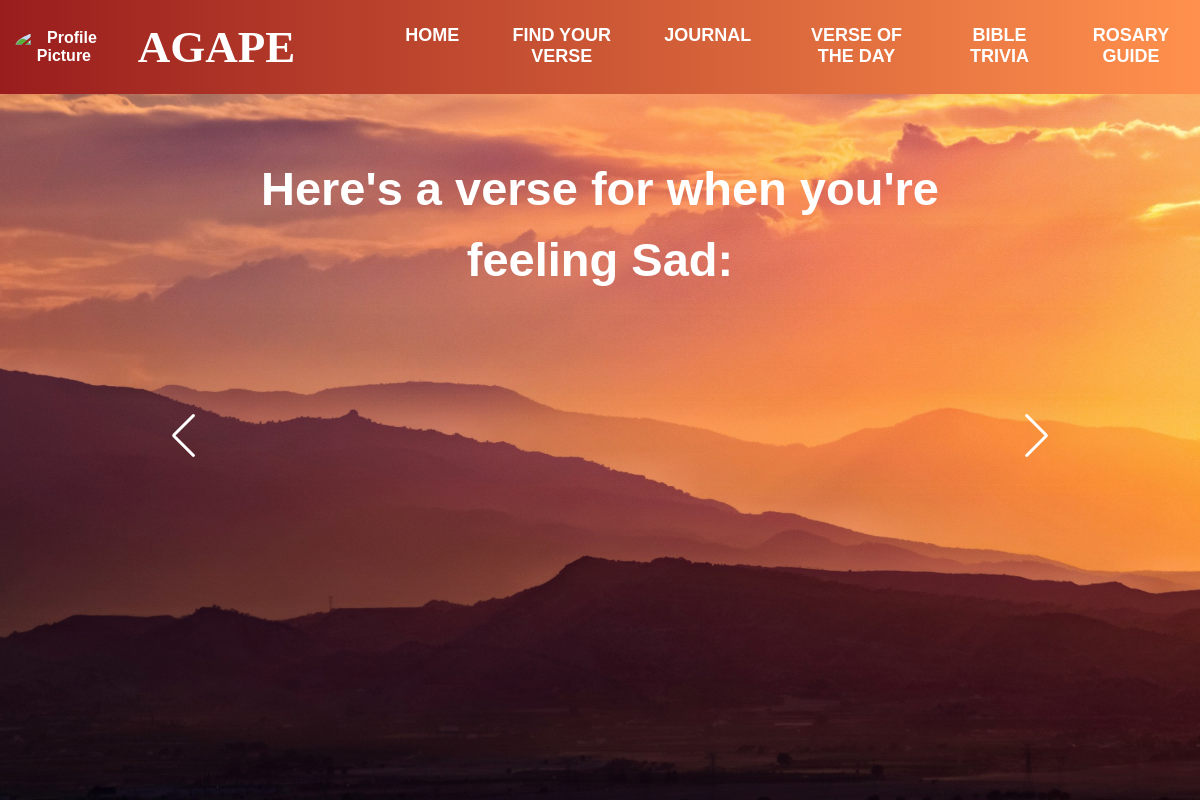
Page /sadverse (signed in) on the earlier database version.
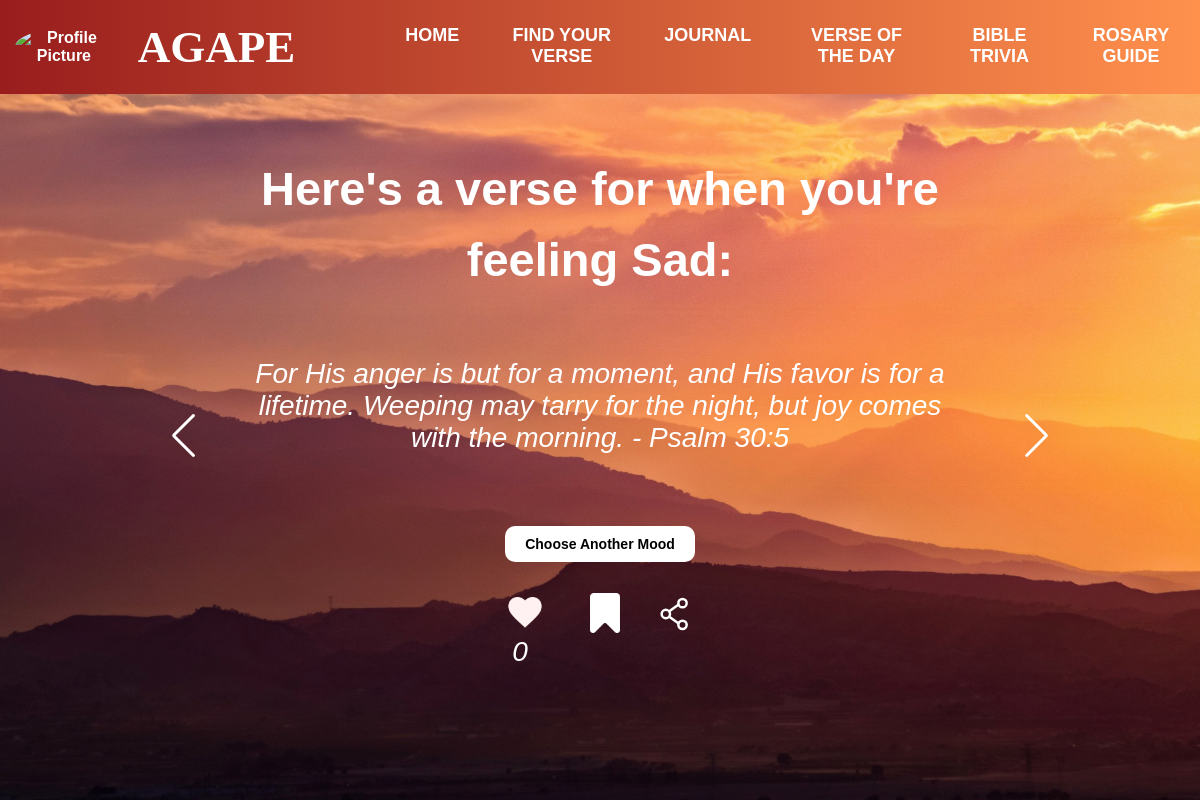
Same page on the later database version.
### myapp/models.py (models this page shows, shortened)
class BibleVerse(models.Model):
    reference = models.CharField(max_length=100)
    verse_text = models.TextField()
    date = models.DateField(default=timezone.now)
    reflection = models.TextField(blank=True, null=True)
    likes = models.ManyToManyField(User, related_name="liked_verses", blank=True)
    mood = models.CharField(max_length=50, choices=[
        ('none','None'),
        ('angry', 'Angry'),
        ('happy', 'Happy'),
        ('sad', 'Sad'),
        ('confused', 'Confused'),
        ('anxious','Anxious'),
        ('frustrated','Frustrated'),
        ('grateful','Grateful'),
        ('hopeful','Hopeful'),
        ('lonely','Lonely'),
        ('worried','Worried'),
        ('overwhelmed','Overwhelmed'),
    ],
    default='none',  # Set a default value
    null=False,  # Enforce a non-NULL value
    blank=True  # Allow blank values in forms
)

### myapp/views.py (the view, shortened to what this page needs)
# urls.py: path('sadverse', views.sadverse, name="sadverse"),
@login_required
def sadverse(request):
    fname = request.session.get('fname')
    sad_verses = BibleVerse.objects.filter(mood='sad').order_by('?')
    liked_verses = Like.objects.filter(user=request.user).values_list('verse', flat=True)
    bookmarked_verses = Bookmark.objects.filter(user=request.user).values_list('verse', flat=True)
    for verse in sad_verses:
        verse.like_count = Like.objects.filter(verse=verse).count()
        verse.bookmark_count = Bookmark.objects.filter(verse=verse).count()
    return render(request, "feelings/sad.html", {
        'fname': fname,
        'sad_verses': sad_verses,
        'liked_verses': liked_verses,
        'bookmarked_verses': bookmarked_verses
    })

### myapp/context_processors.py (called while the page is built)
def profile_picture_processor(request):
    if request.user.is_authenticated:
        try:
            profile = Profile.objects.get(user=request.user)
            return {'profile_picture_url': profile.profile_picture.url}
        except Profile.DoesNotExist:
            return {'profile_picture_url': None}
    return {'profile_picture_url': None}

### templates/feelings/sad.html (shortened to what this page needs)
{% extends "../html/header.html" %}
{% load static %}
{% block additional_css %}
<link rel="stylesheet" href="{% static 'css/moods.css' %}">
<link rel="stylesheet" href="{% static 'css/swiper-bundle.min.css' %}" />
{% endblock %}
{% block bodycontents %}
<img src="{% static 'images/image2.jpg' %}" alt="Prayer Image" class="image2">
    <div class="content">
        <h1 class="upper-content">Here's a verse for when you're feeling Sad:</h1>
        <section class="container">
            <div class="testimonial mySwiper">
                <div class="testi-content swiper-wrapper">
                    {% for verse in sad_verses %}
                    <div class="slide swiper-slide">
                        <p>{{ verse.verse_text }} - {{ verse.reference}}</p>
                        <div class="details">
                            <button type="submit" class="choosebtn"><a href="{% url 'findyourverse' %}">Choose Another Mood</a></button>
                            <div class="icon-container">
                                 <button
                                class="like-btn"
                                data-verse-id="{{ verse.id }}"
                                data-liked="{% if verse.id in liked_verses %}true{% else %}false{% endif %}">
                                {% if verse.id in liked_verses %}
                                <img src="{% static 'images/red_heart.png' %}" alt="Unlike">
                                {% else %}
                                <img src="{% static 'images/heart2.png' %}" alt="Like">
                                {% endif %}
                                </button>
                                <button
                                class="bookmark-btn"
                                    data-verse-id="{{ verse.id }}"
                                    data-bookmarked="{% if verse.id in bookmarked_verses %}true{% else %}false{% endif %}">
                                    {% if verse.id in bookmarked_verses %}
                                        <img src="{% static 'images/bookmark-yellow.png' %}" alt="Unbookmark">
                                    {% else %}
                                        <img src="{% static 'images/bookmark-white.png' %}" alt="Bookmark">
                                    {% endif %}
                                </button>
                                    <button class="share-btn">
                                </button>
                            </div>
                            <p class="like-count" id="like_count_{{ verse.id }}">{{ verse.like_count }}</p>
                        </div>
                    </div>
                    {% endfor %}
                </div>
              <div class="swiper-button-next nav-btn"></div>
              <div class="swiper-button-prev nav-btn"></div>
            </div>
          </section>
    </div>
{% endblock %}

Differences in the rows shown:
added BibleVerse: verse_text "For His anger is but for a moment, and His favor is for a lifetime. Weeping may tarry for the night, but joy comes with the morning.", reference "Psalm 30:5", like_count "0"
